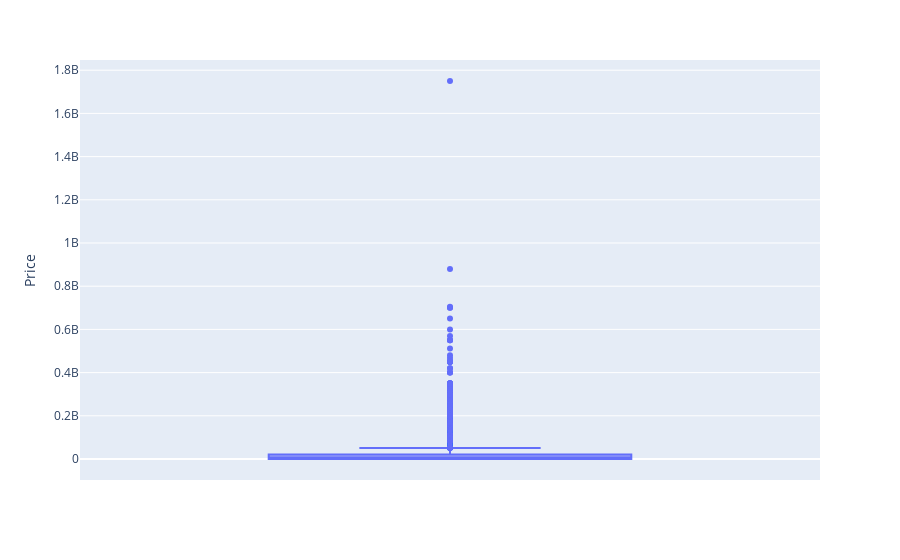

The cell this chart's notebook holds for it:
### Code cell
px.box(data_frame=final_df, y='Price')

### Figure 1 — Plotly figure (JSON) as saved in the notebook; plotly's stock layout.template omitted (floating-point values rounded to 4 significant figures; data arrays with more than 128 entries replaced by an {"elided": "..."} marker saying what was removed)
{"data": [{"alignmentgroup": "True", "hovertemplate": "Price=%{y}<extra></extra>", "legendgroup": "", "marker": {"color": "#636efa"}, "name": "", "notched": false, "offsetgroup": "", "orientation": "v", "showlegend": false, "type": "box", "x0": " ", "xaxis": "x", "y": {"elided": "11215 int values"}, "y0": " ", "yaxis": "y"}], "layout": {"boxmode": "group", "legend": {"tracegroupgap": 0}, "margin": {"t": 60}, "xaxis": {"anchor": "y", "domain": [0, 1]}, "yaxis": {"anchor": "x", "domain": [0, 1], "title": {"text": "Price"}}}}
